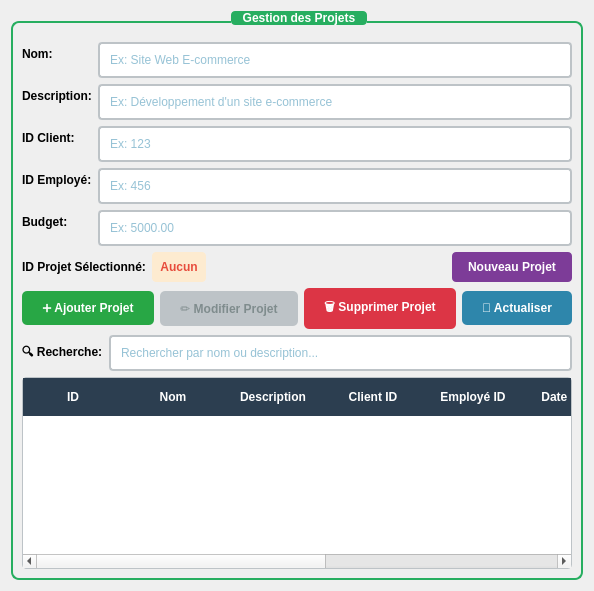
      <widget class="QWidget" name="projetsPage">
       <layout class="QVBoxLayout" name="verticalLayout_5">
        <item>
         <widget class="QGroupBox" name="projetsGroupBox">
          <property name="title">
           <string>Gestion des Projets</string>
          </property>
          <property name="styleSheet">
           <string notr="true">QGroupBox {
    font-weight: bold;
    color: #2C3E50;
    border: 2px solid #27AE60;
    border-radius: 8px;
    margin-top: 10px;
    padding-top: 10px;
}
QGroupBox::title {
    subcontrol-origin: margin;
    subcontrol-position: top center;
    padding: 0 10px;
    background-color: #27AE60;
    color: white;
    border-radius: 4px;
}</string>
          </property>
          <layout class="QVBoxLayout" name="verticalLayout_8">
           <item>
            <layout class="QFormLayout" name="formLayout_3">
             <item row="0" column="0">
              <widget class="QLabel" name="label_25">
               <property name="text">
                <string>Nom:</string>
               </property>
               <property name="styleSheet">
                <string notr="true">font-weight: bold;</string>
               </property>
              </widget>
             </item>
             <item row="0" column="1">
              <widget class="QLineEdit" name="projetNomEdit">
               <property name="placeholderText">
                <string>Ex: Site Web E-commerce</string>
               </property>
               <property name="styleSheet">
                <string notr="true">QLineEdit {
    padding: 8px;
    border: 2px solid #BDC3C7;
    border-radius: 4px;
    background-color: white;
    color: #2E86AB;
}
QLineEdit:focus {
    border-color: #3498DB;
}</string>
               </property>
              </widget>
             </item>
             <item row="1" column="0">
              <widget class="QLabel" name="label_26">
               <property name="text">
                <string>Description:</string>
               </property>
               <property name="styleSheet">
                <string notr="true">font-weight: bold;</string>
               </property>
              </widget>
             </item>
             <item row="1" column="1">
              <widget class="QLineEdit" name="projetDescriptionEdit">
               <property name="placeholderText">
                <string>Ex: Développement d'un site e-commerce</string>
               </property>
               <property name="styleSheet">
                <string notr="true">QLineEdit {
    padding: 8px;
    border: 2px solid #BDC3C7;
    border-radius: 4px;
    background-color: white;
    color: #2E86AB;
}
QLineEdit:focus {
    border-color: #3498DB;
}</string>
               </property>
              </widget>
             </item>
             <item row="2" column="0">
              <widget class="QLabel" name="label_27">
               <property name="text">
                <string>ID Client:</string>
               </property>
               <property name="styleSheet">
                <string notr="true">font-weight: bold;</string>
               </property>
              </widget>
             </item>
             <item row="2" column="1">
              <widget class="QLineEdit" name="projetClientIdEdit">
               <property name="placeholderText">
                <string>Ex: 123</string>
               </property>
               <property name="styleSheet">
                <string notr="true">QLineEdit {
    padding: 8px;
    border: 2px solid #BDC3C7;
    border-radius: 4px;
    background-color: white;
    color: #2E86AB;
}
QLineEdit:focus {
    border-color: #3498DB;
}</string>
               </property>
              </widget>
             </item>
             <item row="3" column="0">
              <widget class="QLabel" name="label_28">
               <property name="text">
                <string>ID Employé:</string>
               </property>
               <property name="styleSheet">
                <string notr="true">font-weight: bold;</string>
               </property>
              </widget>
             </item>
             <item row="3" column="1">
              <widget class="QLineEdit" name="projetEmployeIdEdit">
               <property name="placeholderText">
                <string>Ex: 456</string>
               </property>
               <property name="styleSheet">
                <string notr="true">QLineEdit {
    padding: 8px;
    border: 2px solid #BDC3C7;
    border-radius: 4px;
    background-color: white;
    color: #2E86AB;
}
QLineEdit:focus {
    border-color: #3498DB;
}</string>
               </property>
              </widget>
             </item>
             <item row="4" column="0">
              <widget class="QLabel" name="label_29">
               <property name="text">
                <string>Budget:</string>
               </property>
               <property name="styleSheet">
                <string notr="true">font-weight: bold;</string>
               </property>
              </widget>
             </item>
             <item row="4" column="1">
              <widget class="QLineEdit" name="projetBudgetEdit">
               <property name="placeholderText">
                <string>Ex: 5000.00</string>
               </property>
               <property name="styleSheet">
                <string notr="true">QLineEdit {
    padding: 8px;
    border: 2px solid #BDC3C7;
    border-radius: 4px;
    background-color: white;
    color: #2E86AB;
}
QLineEdit:focus {
    border-color: #3498DB;
}</string>
               </property>
              </widget>
             </item>
             <item row="5" column="0" colspan="2">
              <layout class="QHBoxLayout" name="horizontalLayout_10">
               <item>
                <widget class="QLabel" name="label_30">
                 <property name="text">
                  <string>ID Projet Sélectionné:</string>
                 </property>
                 <property name="styleSheet">
                  <string notr="true">font-weight: bold;</string>
                 </property>
                </widget>
               </item>
               <item>
                <widget class="QLabel" name="selectedProjetIdLabel">
                 <property name="text">
                  <string>Aucun</string>
                 </property>
                 <property name="styleSheet">
                  <string notr="true">font-weight: bold; color: #E74C3C; background-color: #FDEBD0; padding: 4px 8px; border-radius: 4px;</string>
                 </property>
                 <property name="alignment">
                  <set>Qt::AlignCenter</set>
                 </property>
                </widget>
               </item>
               <item>
                <spacer name="horizontalSpacer_4">
                 <property name="orientation">
                  <enum>Qt::Horizontal</enum>
                 </property>
                 <property name="sizeHint" stdset="0">
                  <size>
                   <width>40</width>
                   <height>20</height>
                  </size>
                 </property>
                </spacer>
               </item>
               <item>
                <widget class="QPushButton" name="clearProjetFormBtn">
                 <property name="text">
                  <string>Nouveau Projet</string>
                 </property>
                 <property name="styleSheet">
                  <string notr="true">QPushButton {
    background-color: #7D3C98;
    color: white;
    border: none;
    padding: 8px 16px;
    border-radius: 4px;
    font-weight: bold;
}
QPushButton:hover {
    background-color: #6C3483;
}
QPushButton:pressed {
    background-color: #5B2C6F;
}</string>
                 </property>
                </widget>
               </item>
              </layout>
             </item>
            </layout>
           </item>
           <item>
            <layout class="QHBoxLayout" name="horizontalLayout_11">
             <item>
              <widget class="QPushButton" name="addProjetBtn">
               <property name="text">
                <string>➕ Ajouter Projet</string>
               </property>
               <property name="styleSheet">
                <string notr="true">QPushButton {
    background-color: #28A745;
    color: white;
    border: none;
    padding: 10px 20px;
    border-radius: 5px;
    font-weight: bold;
}
QPushButton:hover {
    background-color: #218838;
}
QPushButton:pressed {
    background-color: #1E7E34;
}</string>
               </property>
              </widget>
             </item>
             <item>
              <widget class="QPushButton" name="editProjetBtn">
               <property name="enabled">
                <bool>false</bool>
               </property>
               <property name="text">
                <string>✏️ Modifier Projet</string>
               </property>
               <property name="styleSheet">
                <string notr="true">QPushButton {
    background-color: #FFC107;
    color: #212529;
    border: none;
    padding: 10px 20px;
    border-radius: 5px;
    font-weight: bold;
}
QPushButton:hover {
    background-color: #E0A800;
}
QPushButton:pressed {
    background-color: #D39E00;
}
QPushButton:disabled {
    background-color: #BDC3C7;
    color: #7F8C8D;
}</string>
               </property>
              </widget>
             </item>
             <item>
              <widget class="QPushButton" name="deleteProjetBtn">
               <property name="text">
                <string>🗑️ Supprimer Projet</string>
               </property>
               <property name="styleSheet">
                <string notr="true">QPushButton {
    background-color: #DC3545;
    color: white;
    border: none;
    padding: 10px 20px;
    border-radius: 5px;
    font-weight: bold;
}
QPushButton:hover {
    background-color: #C82333;
}
QPushButton:pressed {
    background-color: #BD2130;
}</string>
               </property>
              </widget>
             </item>
             <item>
              <widget class="QPushButton" name="refreshProjetTableBtn">
               <property name="text">
                <string>🔄 Actualiser</string>
               </property>
               <property name="styleSheet">
                <string notr="true">QPushButton {
    background-color: #2E86AB;
    color: white;
    border: none;
    padding: 10px 20px;
    border-radius: 5px;
    font-weight: bold;
}
QPushButton:hover {
    background-color: #266D8F;
}
QPushButton:pressed {
    background-color: #1F5A7A;
}</string>
               </property>
              </widget>
             </item>
            </layout>
           </item>
           <item>
            <layout class="QHBoxLayout" name="horizontalLayout_12">
             <item>
              <widget class="QLabel" name="label_31">
               <property name="text">
                <string>🔍 Recherche:</string>
               </property>
               <property name="styleSheet">
                <string notr="true">font-weight: bold; font-size: 12px;</string>
               </property>
              </widget>
             </item>
             <item>
              <widget class="QLineEdit" name="searchProjetLineEdit">
               <property name="placeholderText">
                <string>Rechercher par nom ou description...</string>
               </property>
               <property name="styleSheet">
                <string notr="true">QLineEdit {
    padding: 8px;
    border: 2px solid #BDC3C7;
    border-radius: 4px;
    background-color: white;
    color: #2E86AB;
}
QLineEdit:focus {
    border-color: #3498DB;
}</string>
               </property>
              </widget>
             </item>
            </layout>
           </item>
           <item>
            <widget class="QTableWidget" name="projetTable">
             <property name="styleSheet">
              <string notr="true">QTableWidget {
    background-color: white;
    alternate-background-color: #F8F9FA;
    selection-background-color: #27AE60;
    selection-color: white;
    gridline-color: #BDC3C7;
    border: 1px solid #BDC3C7;
    border-radius: 4px;
}
QTableWidget::item {
    padding: 8px;
    border-bottom: 1px solid #ECF0F1;
    color: #2E86AB;
}
QTableWidget::item:selected {
    background-color: #27AE60;
    color: white;
}
QHeaderView::section {
    background-color: #2C3E50;
    color: white;
    padding: 10px;
    border: none;
    font-weight: bold;
}</string>
             </property>
             <property name="editTriggers">
              <set>QAbstractItemView::NoEditTriggers</set>
             </property>
             <property name="selectionMode">
              <enum>QAbstractItemView::SingleSelection</enum>
             </property>
             <property name="selectionBehavior">
              <enum>QAbstractItemView::SelectRows</enum>
             </property>
             <property name="showGrid">
              <bool>true</bool>
             </property>
             <property name="gridStyle">
              <enum>Qt::SolidLine</enum>
             </property>
             <property name="alternatingRowColors">
              <bool>true</bool>
             </property>
             <property name="sortingEnabled">
              <bool>true</bool>
             </property>
             <attribute name="horizontalHeaderHighlightSections">
              <bool>false</bool>
             </attribute>
             <attribute name="horizontalHeaderStretchLastSection">
              <bool>true</bool>
             </attribute>
             <column>
              <property name="text">
               <string>ID</string>
              </property>
             </column>
             <column>
              <property name="text">
               <string>Nom</string>
              </property>
             </column>
             <column>
              <property name="text">
               <string>Description</string>
              </property>
             </column>
             <column>
              <property name="text">
               <string>Client ID</string>
              </property>
             </column>
             <column>
              <property name="text">
               <string>Employé ID</string>
              </property>
             </column>
             <column>
              <property name="text">
               <string>Date Début</string>
              </property>
             </column>
             <column>
              <property name="text">
               <string>Date Fin</string>
              </property>
             </column>
             <column>
              <property name="text">
               <string>Budget</string>
              </property>
             </column>
             <column>
              <property name="text">
               <string>Statut</string>
              </property>
             </column>
            </widget>
           </item>
          </layout>
         </widget>
        </item>
       </layout>
      </widget>
